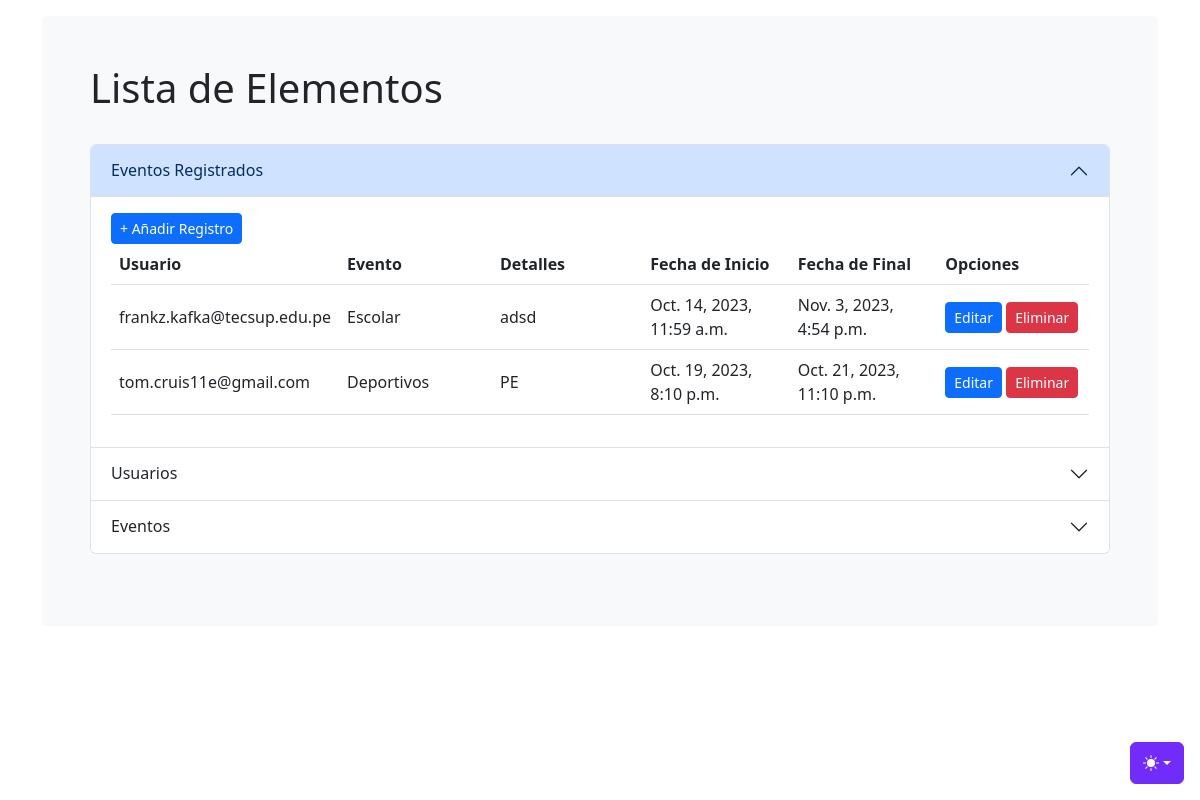
The app's page /recetas/ with its own data.
### recetas/models.py (models this page shows, shortened)
class Registrado(models.Model):
    usuario = models.ForeignKey(Usuario, on_delete=models.CASCADE)
    evento = models.ForeignKey(Evento, on_delete=models.CASCADE)
    detalles = models.TextField()
    fec_ini = models.DateTimeField()
    fec_fin = models.DateTimeField()

class Usuario(models.Model):
    nombre = models.CharField(max_length=200)
    correo = models.EmailField()
    celular = models.IntegerField()

class Evento(models.Model):
    tipo = models.CharField(max_length=50)

### recetas/views.py (the view)
# urls.py: path('', views.index, name='index'),
def index(request):
    usuarios = Usuario.objects.order_by('correo')
    eventos = Evento.objects.order_by('tipo')
    registrados = Registrado.objects.order_by('usuario__correo')
    context = {'usuarios':usuarios, 'eventos': eventos, 'registrados': registrados}
    return render(request,'listaTotal.html', context);

### recetas/templates/listaTotal.html (shortened to what this page needs)
<!DOCTYPE html>
<html lang="en" data-bs-theme="light">
<head>
    <link rel="stylesheet" href="https://cdn.jsdelivr.net/npm/@docsearch/css@3">
    <link href="https://getbootstrap.com/docs/5.3/dist/css/bootstrap.min.css" rel="stylesheet">
</head>
<body>
    <div class="dropdown position-fixed bottom-0 end-0 mb-3 me-3 bd-mode-toggle">
      <button class="btn btn-bd-primary py-2 dropdown-toggle d-flex align-items-center" id="bd-theme" type="button" aria-expanded="false" data-bs-toggle="dropdown" aria-label="Toggle theme (light)">
        <svg class="bi my-1 theme-icon-active" width="1em" height="1em"><use href="#sun-fill"></use></svg>
      </button>
    </div>
    <main class="container">
    <div class="bg-body-tertiary p-5 rounded mt-3">
        <h1>Lista de Elementos</h1><br>
        <div class="accordion" id="accordionPanelsStayOpenExample">
            <div class="accordion-item">
                <h2 class="accordion-header">
                    <button class="accordion-button" type="button" data-bs-toggle="collapse" data-bs-target="#panelsStayOpen-collapseOne" aria-expanded="true" aria-controls="panelsStayOpen-collapseOne">
                        Eventos Registrados
                    </button>
                </h2>
                <div id="panelsStayOpen-collapseOne" class="accordion-collapse collapse show">
                    <div class="accordion-body">
                        <a class="btn btn-sm btn-primary" href="{% url 'form_item' %}" role="button"> + Añadir Registro</a>
                        <div class="table-responsive">
                            <table class="table align-middle">
                              <thead>
                                <th>Usuario</th> <th>Evento</th> <th>Detalles</th> <th>Fecha de Inicio</th> <th>Fecha de Final</th> <th>Opciones</th>
                              </thead>
                              <tbody class="acordion1">
                                {% for registro in registrados %}
                                <tr>
                                    <td>{{ registro.usuario.correo }}</td>
                                    <td>{{ registro.evento.tipo }}</td>
                                    <td>{{ registro.detalles }}</td>
                                    <td>{{ registro.fec_ini }}</td>
                                    <td>{{ registro.fec_fin }}</td>
                                    <td>
                                      <form action="{% url 'form_item' %}" method="post">
                                        <input type="submit" class="btn btn-sm btn-primary" name="crud" value="Editar">
                                        <input type="submit" class="btn btn-sm btn-danger" name="crud" value="Eliminar">
                                      </form>
                                    </td>
                                </tr>
                                {% endfor %}
                              </tbody>
                            </table>
                        </div>
                    </div>
                </div>
            </div>
            <div class="accordion-item">
                <h2 class="accordion-header">
                    <button class="accordion-button collapsed" type="button" data-bs-toggle="collapse" data-bs-target="#panelsStayOpen-collapseTwo" aria-expanded="false" aria-controls="panelsStayOpen-collapseTwo">
                        Usuarios
                    </button>
                </h2>
            </div>
            <div class="accordion-item">
                <h2 class="accordion-header">
                    <button class="accordion-button collapsed" type="button" data-bs-toggle="collapse" data-bs-target="#panelsStayOpen-collapseThree" aria-expanded="false" aria-controls="panelsStayOpen-collapseThree">
                        Eventos
                    </button>
                </h2>
            </div>
        </div>
        <br>
    </div>
</body>
</html>

### recetas/templates/listaTotal.html (style rules this page uses)
.acordion1 td { width: 16.66%; }
.bi { vertical-align: -.125em; fill: currentColor; }
.btn-bd-primary { --bd-violet-bg: #712cf9; --bd-violet-rgb: 112.520718, 44.062154, 249.437846; --bs-btn-font-weight: 600; --bs-btn-color: var(--bs-white); --bs-btn-bg: var(--bd-violet-bg); --bs-btn-border-color: var(--bd-violet-bg); --bs-btn-hover-color: var(--bs-white); --bs-btn-hover-bg: #6528e0; --bs-btn-hover-border-color: #6528e0; --bs-btn-focus-shadow-rgb: var(--bd-violet-rgb); --bs-btn-active-color: var(--bs-btn-hover-color); --bs-btn-active-bg: #5a23c8; --bs-btn-active-border-color: #5a23c8; }
.bd-mode-toggle { z-index: 1500; }

### records on screen
Registrado: usuario.correo "frankz.kafka@tecsup.edu.pe", evento.tipo "Escolar", detalles "adsd", fec_ini "Oct. 14, 2023, 11:59 a.m.", fec_fin "Nov. 3, 2023, 4:54 p.m."
Registrado: usuario.correo "tom.cruis11e@gmail.com", evento.tipo "Deportivos", detalles "PE", fec_ini "Oct. 19, 2023, 8:10 p.m.", fec_fin "Oct. 21, 2023, 11:10 p.m."
